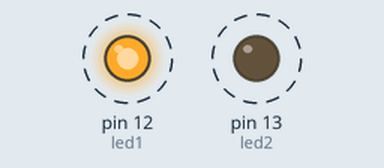
Simulated run of this sketch. Board: Arduino Uno, built with avr-gcc and run on an emulated ATmega328P. Parts: output pins drawn as LEDs (lit = HIGH). Dashed ring = blinking.

Above: at 0.5 s.
Timing chart, 0 to 4.6 s (numbered marks = the images above):
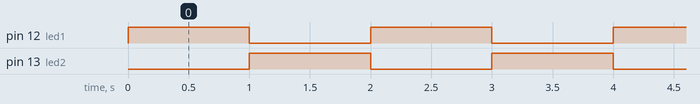

The sketch:

Team10_BlinkTwo.ino
```cpp
int led1=12;
int led2=13;
int wait=1000;

// the setup routine runs once when you press reset:
void setup()
{
  // initialize the digital pin as an output.
  pinMode(led1,OUTPUT);
  pinMode(led2,OUTPUT);
}

// the loop routine runs over and over again forever:
void loop()
{
  digitalWrite(led1,HIGH);  // turn the LED on (HIGH is the voltage level)
  digitalWrite(led2,LOW);
  delay(wait);               // wait for a second
  digitalWrite(led1,LOW);    // turn the LED off by making the voltage LOW
  digitalWrite(led2,HIGH);
  delay(wait);               // wait for a second
}
```

Measured:
- by itself, pin 12 (led1), pin 13 (led2): alternates HIGH for 1.0 s and LOW for 1.0 s
